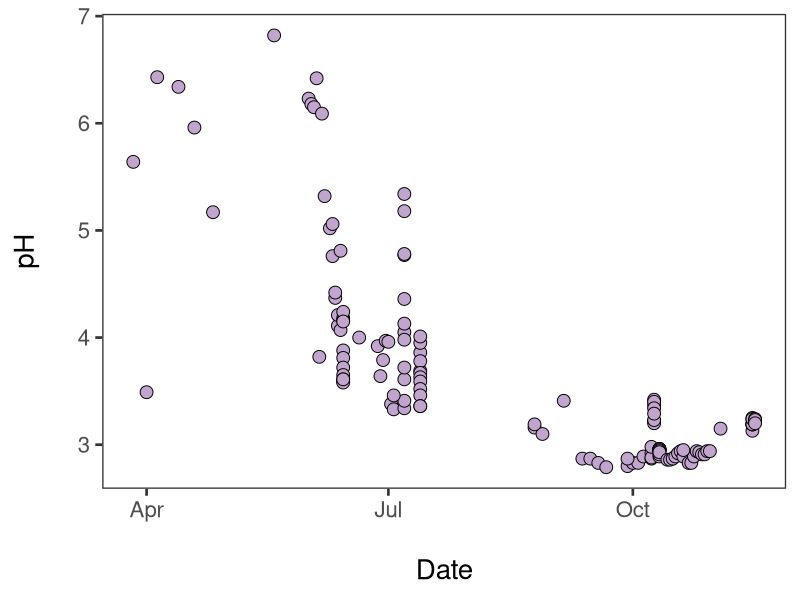
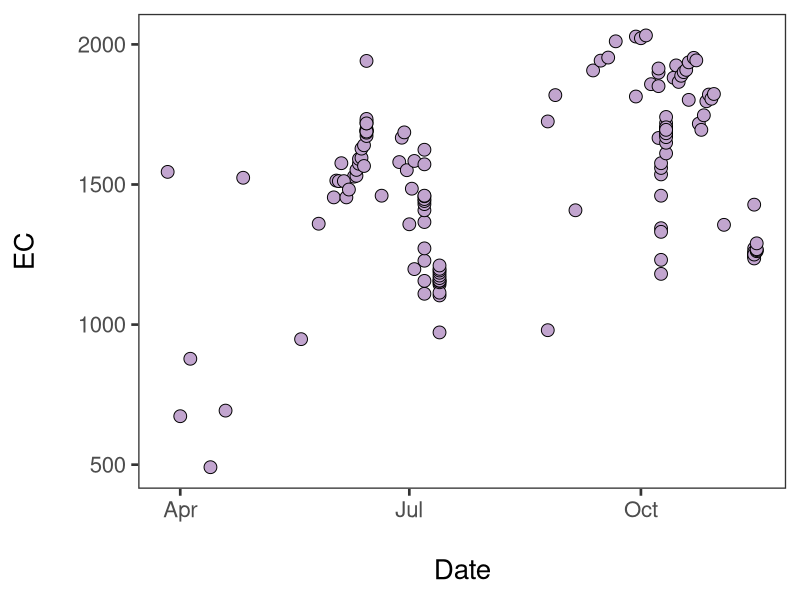
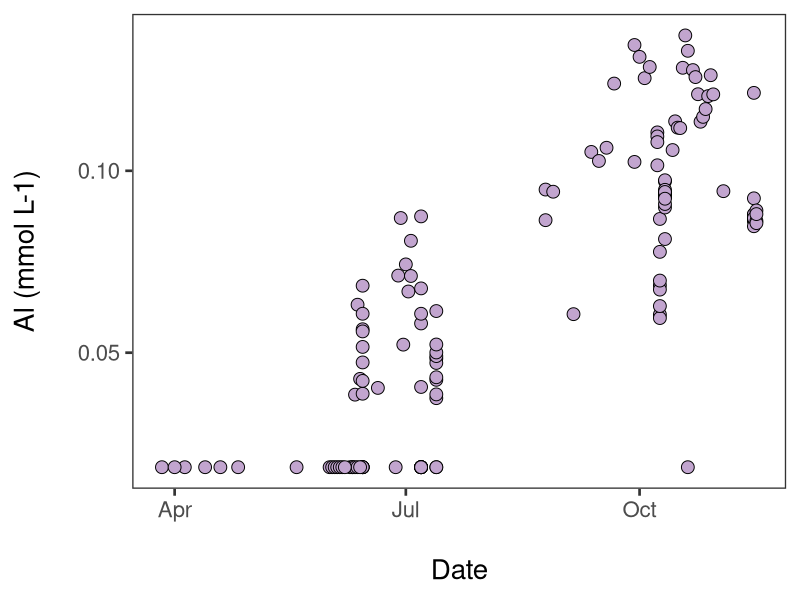
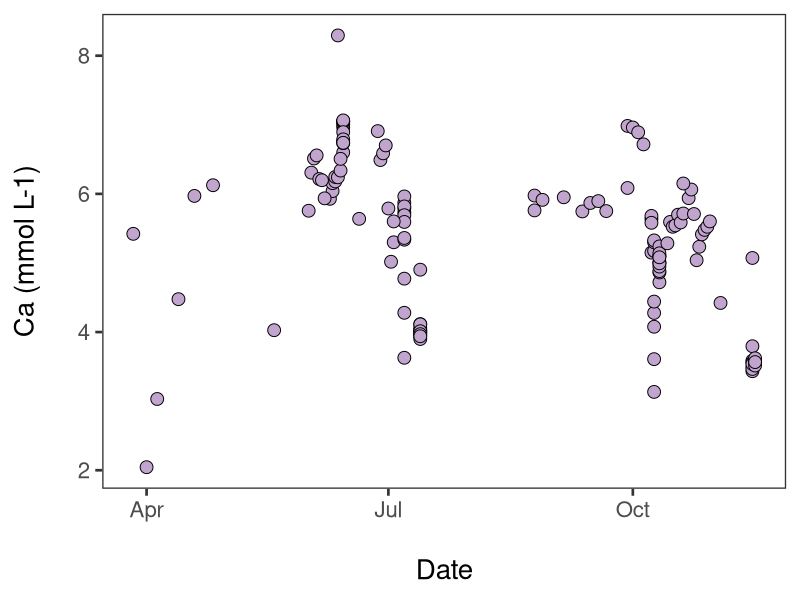
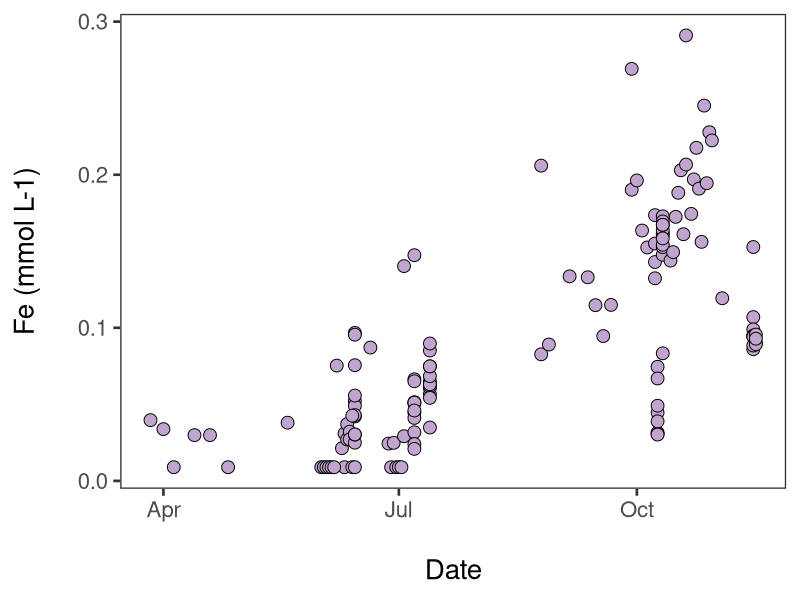
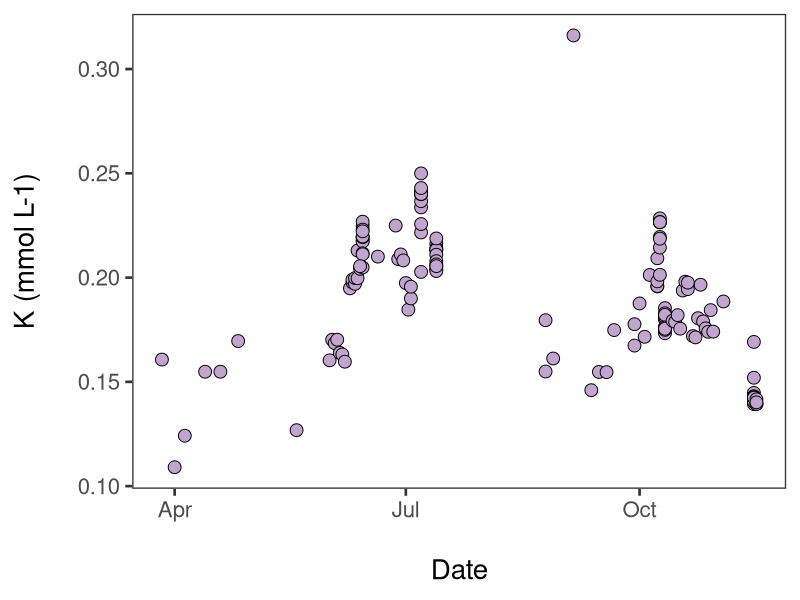
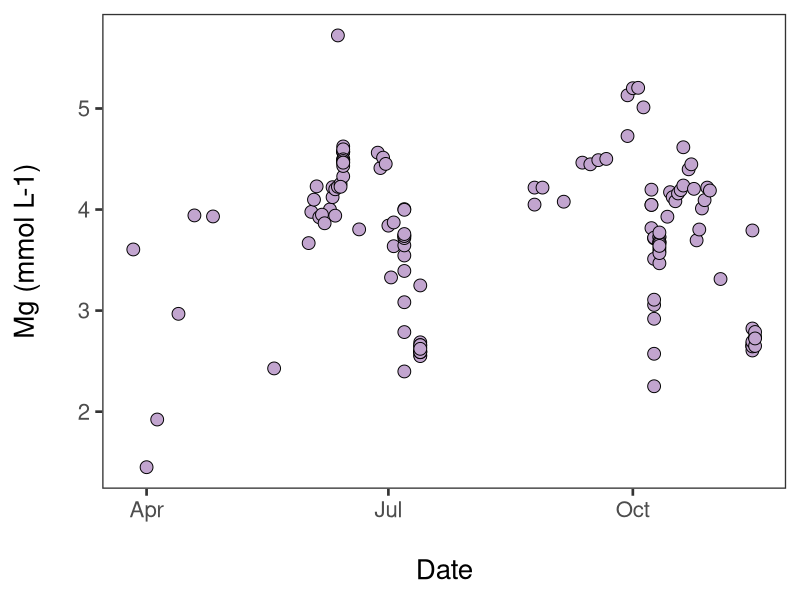
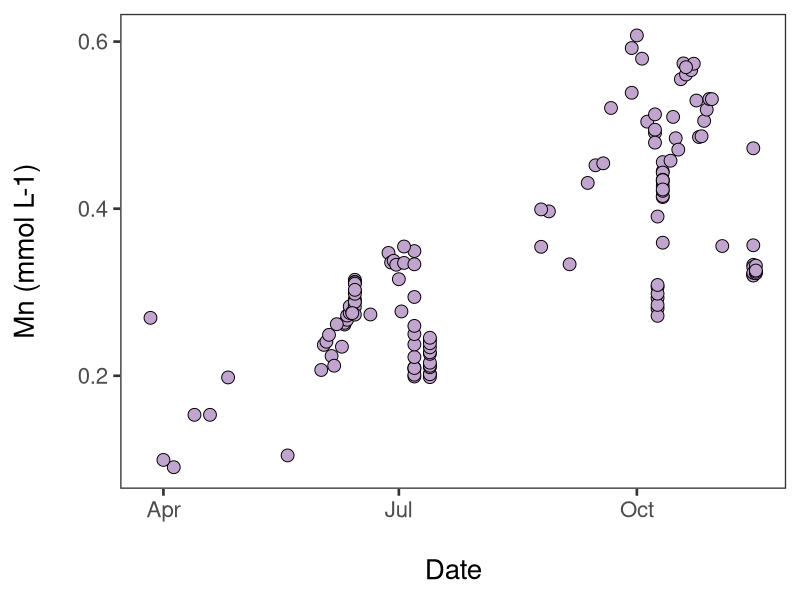

Here is the R script that generated these plots, in order:
#Call outlet data by date
Outchem<-read.csv(file="Outchemdate.csv",header=TRUE)

#Transform mg/L to mmol/L

Outchem$Al_mmolL<-(Outchem$Al_mgL/26.982)
Outchem$Ca_mmolL<-(Outchem$Ca_mgL/40.08)
Outchem$Fe_mmolL<-(Outchem$Fe_mgL/55.845)
Outchem$K_mmolL<-(Outchem$K_mgL/39.099)
Outchem$Mg_mmolL<-(Outchem$Mg_mgL/24.305)
Outchem$Mn_mmolL<-(Outchem$Mn_mgL/54.938)
Outchem$Na_mmolL<-(Outchem$Na_mgL/22.99)
Outchem$SO42_mmolL<-(Outchem$SO42_mgL/96.06)
Outchem$Cl_mmolL<-(Outchem$Cl_mgL/35.453)

#Pulls out day of year to plot as x variable (makes scatter plot)
library(lubridate)
Outchem$newdate<-mdy(Outchem$Date)
Outchem$doy<-yday(Outchem$newdate)

#pH and EC std dev and std err
library(plyr)
outlet.summary<-ddply(Outchem, c("Site"), summarise,
                            pHmean = mean(pH, na.rm=TRUE), pHsd = sd(pH, na.rm=TRUE),
                            pHsem = sd(pH, na.rm=TRUE)/sqrt(length(pH)),
                            ECmean = mean(EC,na.rm=TRUE), ECsd = sd(EC,na.rm=TRUE),
                            ECsem = sd(EC,na.rm=TRUE)/sqrt(length(EC)),
                      Almean = mean(Al_mmolL,na.rm=TRUE), Alsd = sd(Al_mmolL,na.rm=TRUE),
                      Alsem = sd(Al_mmolL,na.rm=TRUE)/sqrt(length(Al_mmolL)),
                      Camean = mean(Ca_mmolL,na.rm=TRUE), Casd = sd(Ca_mmolL,na.rm=TRUE),
                      Casem = sd(Ca_mmolL,na.rm=TRUE)/sqrt(length(Ca_mmolL)),
                      Femean = mean(Fe_mmolL,na.rm=TRUE), Fesd = sd(Fe_mmolL,na.rm=TRUE),
                      Fesem = sd(Fe_mmolL,na.rm=TRUE)/sqrt(length(Fe_mmolL)),
                      Kmean = mean(K_mmolL,na.rm=TRUE), Ksd = sd(K_mmolL,na.rm=TRUE),
                      Ksem = sd(K_mmolL,na.rm=TRUE)/sqrt(length(K_mmolL)),
                      Mgmean = mean(Mg_mmolL,na.rm=TRUE), Mgsd = sd(Mg_mmolL,na.rm=TRUE),
                      Mgsem = sd(Mg_mmolL,na.rm=TRUE)/sqrt(length(Mg_mmolL)),
                      Mnmean = mean(Mn_mmolL,na.rm=TRUE), Mnsd = sd(Mn_mmolL,na.rm=TRUE),
                      Mnsem = sd(Mn_mmolL,na.rm=TRUE)/sqrt(length(Mn_mmolL)),
                      Namean = mean(Na_mmolL,na.rm=TRUE), Nasd = sd(Na_mmolL,na.rm=TRUE),
                      Nasem = sd(Na_mmolL,na.rm=TRUE)/sqrt(length(Na_mmolL)),
                      SO42mean = mean(SO42_mmolL,na.rm=TRUE), SO42sd = sd(SO42_mmolL,na.rm=TRUE),
                      SO42sem = sd(SO42_mmolL,na.rm=TRUE)/sqrt(length(SO42_mmolL)),
                      Clmean = mean(Cl_mmolL,na.rm=TRUE), Clsd = sd(Cl_mmolL,na.rm=TRUE),
                      Clsem = sd(Cl_mmolL,na.rm=TRUE)/sqrt(length(Cl_mmolL)))

#Plots outlet pH by date
library(ggplot2)
pal="#c2a5cf"
shape1=21
OutpH<-ggplot(Outchem, aes(newdate,pH))+
  geom_point(colour="black",size=4, fill=pal, pch=shape1)+
  theme_bw(base_size=20)+
  theme(panel.grid.major = element_blank(), panel.grid.minor = element_blank())+
  guides(fill=guide_legend(title=NULL))+
  xlab("\nDate")+
  ylab("pH\n")
#Call the graph
OutpH

#save to pdf
pdf("OutpH.pdf",height=6,width=8)
OutpH
dev.off()

#Plots outlet EC by date
library(ggplot2)
pal="#c2a5cf"
shape1=21
OutEC<-ggplot(Outchem, aes(newdate,EC))+
  geom_point(colour="black",size=4, fill=pal, pch=shape1)+
  theme_bw(base_size=20)+
  theme(panel.grid.major = element_blank(), panel.grid.minor = element_blank())+
  guides(fill=guide_legend(title=NULL))+
  xlab("\nDate")+
  ylab("EC\n")
#Call the graph
OutEC

#save to pdf
pdf("OutEC.pdf",height=6,width=8)
OutEC
dev.off()


#Plots outlet Al by date
library(ggplot2)
pal="#c2a5cf"
shape1=21
OutAl<-ggplot(Outchem, aes(newdate,Al_mmolL))+
  geom_point(colour="black",size=4, fill=pal, pch=shape1)+
  theme_bw(base_size=20)+
  theme(panel.grid.major = element_blank(), panel.grid.minor = element_blank())+
  guides(fill=guide_legend(title=NULL))+
  xlab("\nDate")+
  ylab("Al (mmol L-1)\n")
#Call the graph
OutAl

#save to pdf
pdf("OutAl.pdf",height=6,width=8)
OutAl
dev.off()


#Plots outlet Ca by date
library(ggplot2)
pal="#c2a5cf"
shape1=21
OutCa<-ggplot(Outchem, aes(newdate,Ca_mmolL))+
  geom_point(colour="black",size=4, fill=pal, pch=shape1)+
  theme_bw(base_size=20)+
  theme(panel.grid.major = element_blank(), panel.grid.minor = element_blank())+
  guides(fill=guide_legend(title=NULL))+
  xlab("\nDate")+
  ylab("Ca (mmol L-1)\n")
#Call the graph
OutCa

#save to pdf
pdf("OutCa.pdf",height=6,width=8)
OutCa
dev.off()


#Plots outlet Fe by date
library(ggplot2)
pal="#c2a5cf"
shape1=21
OutFe<-ggplot(Outchem, aes(newdate,Fe_mmolL))+
  geom_point(colour="black",size=4, fill=pal, pch=shape1)+
  theme_bw(base_size=20)+
  theme(panel.grid.major = element_blank(), panel.grid.minor = element_blank())+
  guides(fill=guide_legend(title=NULL))+
  xlab("\nDate")+
  ylab("Fe (mmol L-1)\n")
#Call the graph
OutFe

#save to pdf
pdf("OutFe.pdf",height=6,width=8)
OutFe
dev.off()


#Plots outlet K by date
library(ggplot2)
pal="#c2a5cf"
shape1=21
OutK<-ggplot(Outchem, aes(newdate,K_mmolL))+
  geom_point(colour="black",size=4, fill=pal, pch=shape1)+
  theme_bw(base_size=20)+
  theme(panel.grid.major = element_blank(), panel.grid.minor = element_blank())+
  guides(fill=guide_legend(title=NULL))+
  xlab("\nDate")+
  ylab("K (mmol L-1)\n")
#Call the graph
OutK

#save to pdf
pdf("OutK.pdf",height=6,width=8)
OutK
dev.off()

#Plots outlet Mg by date
library(ggplot2)
pal="#c2a5cf"
shape1=21
OutMg<-ggplot(Outchem, aes(newdate,Mg_mmolL))+
  geom_point(colour="black",size=4, fill=pal, pch=shape1)+
  theme_bw(base_size=20)+
  theme(panel.grid.major = element_blank(), panel.grid.minor = element_blank())+
  guides(fill=guide_legend(title=NULL))+
  xlab("\nDate")+
  ylab("Mg (mmol L-1)\n")
#Call the graph
OutMg

#save to pdf
pdf("OutMg.pdf",height=6,width=8)
OutMg
dev.off()


#Plots outlet Mn by date
library(ggplot2)
pal="#c2a5cf"
shape1=21
OutMn<-ggplot(Outchem, aes(newdate,Mn_mmolL))+
  geom_point(colour="black",size=4, fill=pal, pch=shape1)+
  theme_bw(base_size=20)+
  theme(panel.grid.major = element_blank(), panel.grid.minor = element_blank())+
  guides(fill=guide_legend(title=NULL))+
  xlab("\nDate")+
  ylab("Mn (mmol L-1)\n")
#Call the graph
OutMn

#save to pdf
pdf("OutMn.pdf",height=6,width=8)
OutMn
dev.off()


#Plots outlet Na by date
library(ggplot2)
pal="#c2a5cf"
shape1=21
OutNa<-ggplot(Outchem, aes(newdate,Na_mmolL))+
  geom_point(colour="black",size=4, fill=pal, pch=shape1)+
  theme_bw(base_size=20)+
  theme(panel.grid.major = element_blank(), panel.grid.minor = element_blank())+
  guides(fill=guide_legend(title=NULL))+
  xlab("\nDate")+
  ylab("Na (mmol L-1)\n")
#Call the graph
OutNa

#save to pdf
pdf("OutNa.pdf",height=6,width=8)
OutNa
dev.off()


#Plots outlet SO42- by date
library(ggplot2)
pal="#c2a5cf"
shape1=21
OutSO42<-ggplot(Outchem, aes(newdate,SO42_mmolL))+
  geom_point(colour="black",size=4, fill=pal, pch=shape1)+
  theme_bw(base_size=20)+
  theme(panel.grid.major = element_blank(), panel.grid.minor = element_blank())+
  guides(fill=guide_legend(title=NULL))+
  xlab("\nDate")+
  ylab("SO42- (mmol L-1)\n")
#Call the graph
OutSO42

#save to pdf
pdf("OutSO42.pdf",height=6,width=8)
OutSO42
dev.off()


#Plots outlet Cl by date
library(ggplot2)
pal="#c2a5cf"
shape1=21
OutCl<-ggplot(Outchem, aes(newdate,Cl_mmolL))+
  geom_point(colour="black",size=4, fill=pal, pch=shape1)+
  theme_bw(base_size=20)+
  theme(panel.grid.major = element_blank(), panel.grid.minor = element_blank())+
  guides(fill=guide_legend(title=NULL))+
  xlab("\nDate")+
  ylab("Cl (mmol L-1)\n")
#Call the graph
OutCl

#save to pdf
pdf("OutCl.pdf",height=6,width=8)
OutCl
dev.off()

# Plot outlet pH and Fe by date
library(ggplot2)
yscale<-0.05

Out_pHFe_date<-ggplot(Outchem,aes(x=newdate))+
  geom_point(aes(y=pH),fill="purple",colour="black",pch=21,size=4)+
  geom_point(aes(y=Fe_mmolL/yscale,fill="orange"),colour="black",pch=21,size=4)+
  scale_y_continuous(sec.axis=sec_axis(~.*yscale,name="Concentration"))+
  scale_fill_manual(guide="legend",name="ions",
                    values=c("orange"),labels=c("Fe"))+
  labs(y="pH",
       x="Date")+
  theme_bw()+
  theme(panel.grid.major = element_blank(), panel.grid.minor = element_blank())

Out_pHFe_date
#Save to PDF
pdf("Out_pHFe_date.pdf",height=6,width=8)
Out_pHFe_date
dev.off()
